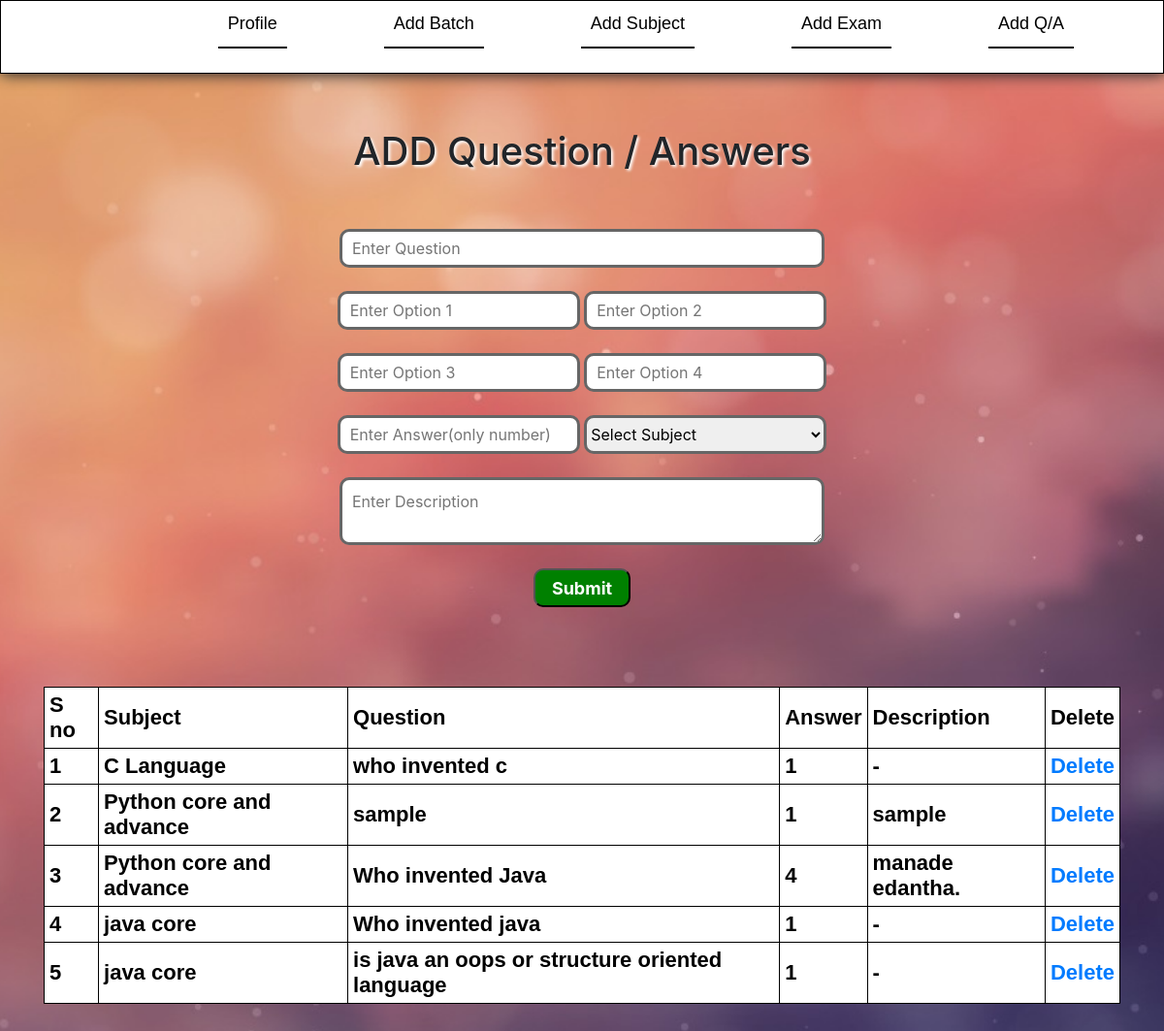
Page /addqa.php (signed in) on the committed database.
### tables this page shows
CREATE TABLE IF NOT EXISTS `qanda` (
  `sno` int(30) NOT NULL AUTO_INCREMENT,
  `question` varchar(2000) NOT NULL,
  `subjid` int(20) NOT NULL,
  `a1` varchar(500) NOT NULL,
  `a2` varchar(500) NOT NULL,
  `a3` varchar(500) NOT NULL,
  `a4` varchar(500) NOT NULL,
  `ca1` varchar(500) NOT NULL,
  `description` varchar(2000) NOT NULL,
  PRIMARY KEY (`sno`)
);

CREATE TABLE IF NOT EXISTS `sub` (
  `userid` int(20) NOT NULL AUTO_INCREMENT,
  `sub` varchar(200) NOT NULL,
  `payment` int(10) NOT NULL,
  `timee` varchar(200) NOT NULL,
  `c1` varchar(200) NOT NULL,
  `c2` varchar(200) NOT NULL,
  `c3` varchar(200) NOT NULL,
  PRIMARY KEY (`userid`)
);

### addqa.php (the view, shortened to what this page needs)
<?php
@include('dbconn.php');
@include('menu.php');
?>
<html>
<head>
    <link rel="stylesheet" href="https://stackpath.bootstrapcdn.com/bootstrap/4.3.1/css/bootstrap.min.css">
	<link rel="stylesheet" href="style.css" type="text/css"/>
</head>
<body>
<div class="container">
<?php
echo"<br><br><br><center><h1 style='text-shadow:2px 2px 3px white;'>ADD Question / Answers</h1></center>";
?>
<div class="form-group row">
<center class="col col-md-12">
	<form action="addqatarg.php" method="post">
		<br><br><input class="input" style="width:500px;" type="text" name="question"value="" placeholder="Enter Question"/>
		<br><br><input class="input" type="text" name="o1"value="" placeholder="Enter Option 1"/>
		<input class="input" type="text" name="o2"value="" placeholder="Enter Option 2"/>
		<br><br><input class="input" type="text" name="o3"value="" placeholder="Enter Option 3"/>
		<input class="input" type="text" name="o4"value="" placeholder="Enter Option 4"/>
		<br><br><input class="input" type="number" name="ans"value="" placeholder="Enter Answer(only number)"/>
		<select class="input" style="height:40px;width:250px;border:solid 3px #666;font-size:16px;border-radius:10px;" type="text" name="subjid" value="">
				<option value="">Select Subject</option>
		</select>
		<br><br><textarea placeholder="Enter Description" name="de" style="width:500px;height:70px;"></textarea>
		<br><br>
		<input type="submit"/>
	</form>
</center>
</div>
		<table>
			<tr>
				<th>S no</th>
				<th>Subject</th>
				<th>Question</th>
				<th>Answer</th>
				<th>Description</th>
				<th>Delete</th>
			</tr>
<?php
$sql = "SELECT * FROM qanda";
$result = mysqli_query($conn, $sql);
$sn=1;
if(mysqli_num_rows($result) > 0) {
  while($row = mysqli_fetch_assoc($result)) {
	     $id=$row["sno"];
	     $sub=$row["subjid"];
	     $qu=$row["question"];
		 $ans=$row["ca1"];
		 $des=$row["description"];
				$sql1 = "SELECT * FROM sub where userid='$sub'";
				$result1 = mysqli_query($conn, $sql1);
				if(mysqli_num_rows($result1) > 0) {
				  while($row1 = mysqli_fetch_assoc($result1)) {
						 $sub=$row1["sub"];
				  }
				} else {
				}
	echo "<tr><td>$sn</td><td>$sub</td> <td>$qu</td> <td>$ans</td> <td>$des</td><td> <a href='deleteqa.php?id=$id' >Delete</a> </td> </tr>";
		 $sn++;
  }
} else {
}
?>
</table>
</div>
</body>
</html>

### style.css (style rules this page uses)
body { background-image:url('bgimgs/10.jpg'); background-repeat: no-repeat; background-position: center; background-size: cover; }
.container { position:relative; top:60px; margin-bottom:400px; }
table { position:relative; width:100%; top:50px; border-collapse:collapse; background-color:white; color:black; }
tr,td,th { color:black; font-family:arial; font-size:22px; border:none; font-weight:bold; border:solid 1px; border-collapse:collapse; padding:5px; }
input[type=number], input[type=mail], input[type=text], input[type=password], input[type=date], textarea { width:250px; height:40px; color:black; border:solid #666 3px; border-radius:10px; padding:10px; }
input[type=submit],input[type=button] { width:100px; height:40px; font-size:18px; font-weight:bold; border-radius:10px; color:white; background-color:green; }

### rows in the picture
qanda: sub.sub "C Language", question "who invented c", ca1 "1", description "-"
qanda: sub.sub "Python core and advance", question "sample", ca1 "1", description "sample"
qanda: sub.sub "Python core and advance", question "Who invented Java", ca1 "4", description "manade edantha."
qanda: sub.sub "java core", question "Who invented java", ca1 "1", description "-"
qanda: sub.sub "java core", question "is java an oops or structure oriented language", ca1 "1", description "-"
